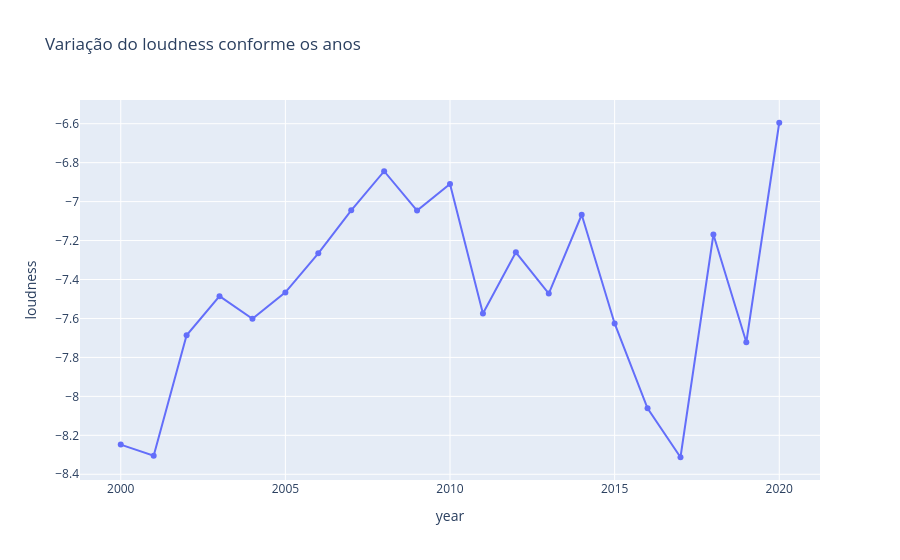

This figure's notebook cell:
### Code cell
import plotly.express as px

fig = px.line(dados_anos.toPandas(), x='year', y='loudness', markers=True, title='Variação do loudness conforme os anos')
fig.show()

### Figure 1 — Plotly figure (JSON) as saved in the notebook; plotly's stock layout.template omitted (floating-point values rounded to 4 significant figures)
{"data": [{"hovertemplate": "year=%{x}<br>loudness=%{y}<extra></extra>", "legendgroup": "", "line": {"color": "#636efa", "dash": "solid"}, "marker": {"symbol": "circle"}, "mode": "markers+lines", "name": "", "orientation": "v", "showlegend": false, "type": "scatter", "x": [2000, 2001, 2002, 2003, 2004, 2005, 2006, 2007, 2008, 2009, 2010, 2011, 2012, 2013, 2014, 2015, 2016, 2017, 2018, 2019, 2020], "xaxis": "x", "y": [-8.248, -8.305, -7.687, -7.486, -7.602, -7.466, -7.266, -7.045, -6.844, -7.046, -6.91, -7.575, -7.261, -7.472, -7.067, -7.626, -8.061, -8.313, -7.169, -7.722, -6.595], "yaxis": "y"}], "layout": {"legend": {"tracegroupgap": 0}, "title": {"text": "Variação do loudness conforme os anos"}, "xaxis": {"anchor": "y", "domain": [0, 1], "title": {"text": "year"}}, "yaxis": {"anchor": "x", "domain": [0, 1], "title": {"text": "loudness"}}}}
